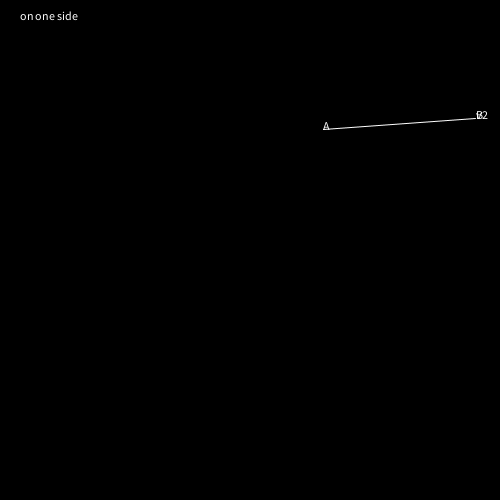
Frame 1 (no input)
Frame 60 (the mouse pressed at the canvas centre just before this capture): identical to frame 1, image omitted
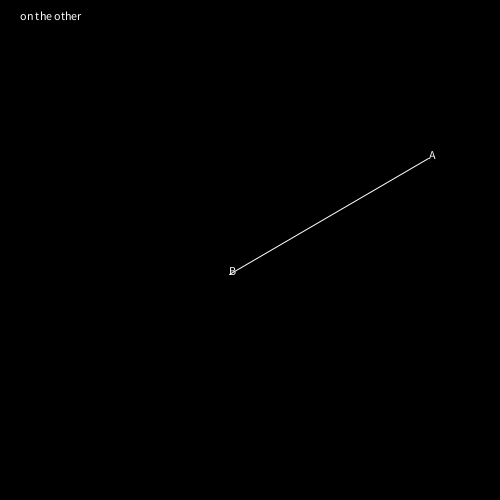
Frame 120 (the mouse held since frame 60 and released just before this capture)

The Processing sketch that drew these frames (run headless with seeded random() and noise(); from frame 60 on, the mouse is pressed at the canvas centre):

// Processing sketch: checkLineSide
// ── checkLineSide.pde
//http://stackoverflow.com/questions/3838319/how-can-i-check-if-a-point-is-below-a-line-or-not/3838398#3838398

PVector A, B;
PVector P;

void setup()
{
  size(500, 500);
  reset();
}

void draw()
{
  background(0);
  P.set(mouseX, mouseY);

  stroke(255);
  line (A.x, A.y, B.x, B.y);
  text("A", A.x, A.y);
  text("B", B.x, B.y);
  checkLineSide(A, B, P);
}

boolean checkLineSide(PVector A, PVector B, PVector P)
{
  boolean oneSide = true;
  PVector v1 = new PVector(B.x-A.x, B.y-A.y); 
  PVector v2 = new PVector(B.x-P.x, B.y-P.y);
  
  text("v1",v1.x,v1.y);
  text("v2",v2.x,v2.y);
  
  float xp = v1.x*v2.y - v1.y*v2.x;

  if (xp > 0)
  {
    text( "on one side", 20, 20);
    oneSide = true;
  } else if (xp < 0)
  {
    text( "on the other", 20, 20);
    oneSide = false;
  }
  return oneSide;
}

void reset()
{
  A = new PVector(random(width), random(height));
  B = new PVector(random(width), random(height));
  P = new PVector();
}

void mousePressed()
{
  reset();
}
